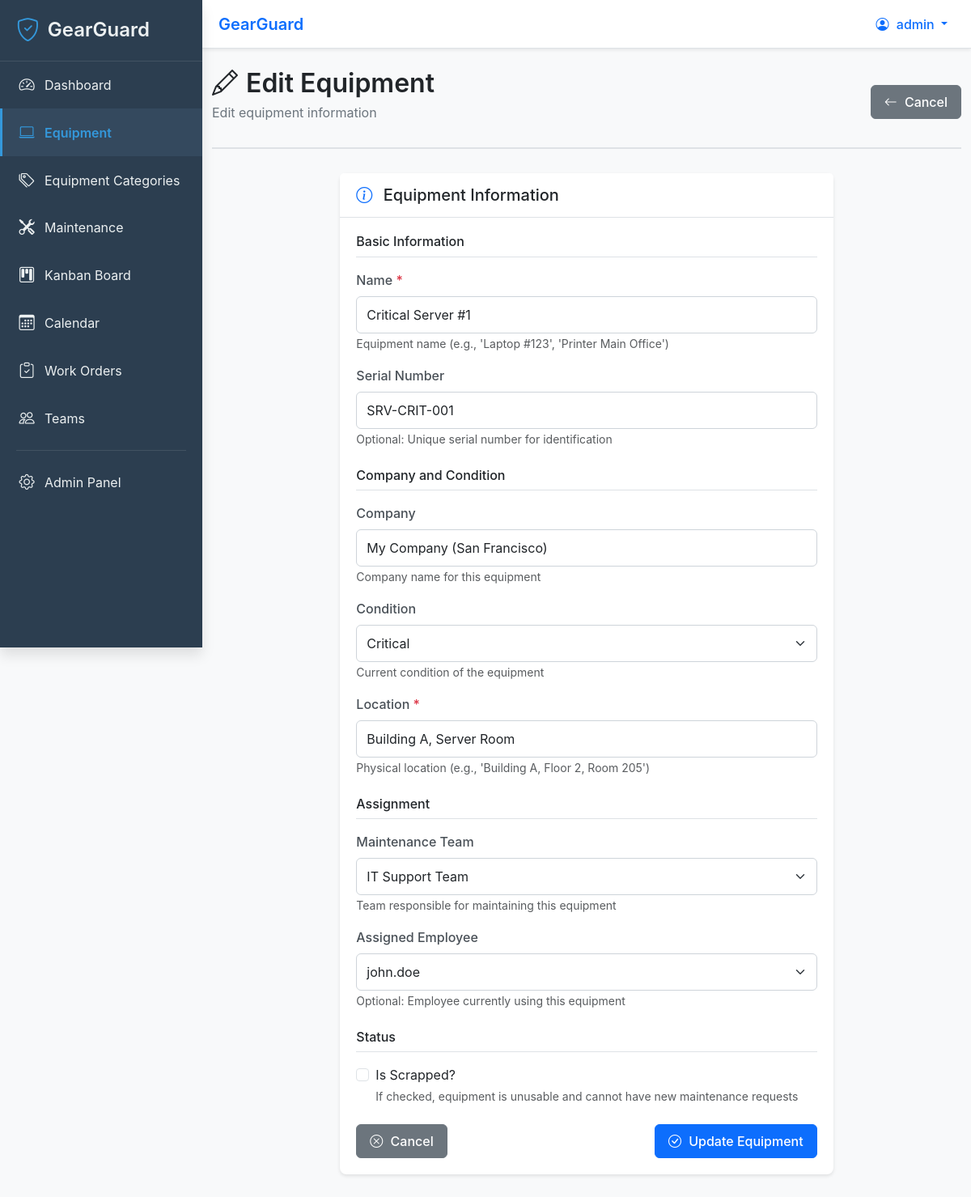
The page /equipment/9/edit/ (signed in) on the database its author committed.
### equipment/models.py (models this page shows, shortened)
class Equipment(models.Model):
    name = models.CharField(
        max_length=200,
        help_text="Equipment name (e.g., 'Laptop #123', 'Printer Main Office')"
    )
    """
    🔍 FIELD EXPLANATION: name
    - CharField = Text field
    - max_length=200 = Maximum 200 characters
    - Example: "Laptop #123", "Printer Main Office", "Delivery Van #5"
    - Used in: Equipment list, detail page, dropdown menus
    """
    serial_number = models.CharField(
        max_length=100,
        unique=True,
        blank=True,
        null=True,
        help_text="Unique serial number for identification"
    )
    """
    🔍 FIELD EXPLANATION: serial_number
    - CharField = Text field
    - unique=True = No two equipment can have the same serial number
    - blank=True, null=True = Optional field (some equipment might not have serial numbers)
    - Example: "SN123456789", "ABC-2024-001"
    - Used for: Tracking, warranty claims, inventory management
    """
    department = models.CharField(
        max_length=100,
        help_text="Department that owns this equipment (e.g., 'IT', 'Operations', 'Sales')"
    )
    """
    🔍 FIELD EXPLANATION: department
    - CharField = Text field
    - Example: "IT", "Operations", "Sales", "HR"
    - Used for: Filtering equipment by department, reports
    """
    location = models.CharField(
        max_length=200,
        help_text="Physical location (e.g., 'Building A, Floor 2, Room 205')"
    )
    """
    🔍 FIELD EXPLANATION: location
    - CharField = Text field
    - Example: "Building A, Floor 2, Room 205", "Warehouse", "Main Office"
    - Used for: Finding equipment, technician navigation, reports
    """
    category = models.ForeignKey(
        'EquipmentCategory',
        on_delete=models.SET_NULL,
        null=True,
        blank=True,
        related_name='equipment',
        help_text="Equipment category (e.g., Computers, Software, Monitors)"
    )
    company = models.CharField(
        max_length=200,
        default='My Company (San Francisco)',
        help_text="Company name for this equipment"
    )
    used_for = models.CharField(
        max_length=200,
        blank=True,
        help_text="What this equipment is used for"
    )
    acquisition_date = models.DateField(
        null=True,
        blank=True,
        help_text="Date when equipment was acquired"
    )
    condition = models.CharField(
        max_length=50,
        choices=[
            ('Excellent', 'Excellent'),
            ('Good', 'Good'),
            ('Fair', 'Fair'),
            ('Poor', 'Poor'),
            ('Critical', 'Critical'),
        ],
        default='Good',
        help_text="Current condition of the equipment"
    )
    has_work_order = models.BooleanField(
        default=False,
        help_text="Whether this equipment has an associated work order"
    )
    description = models.TextField(
        blank=True,
        help_text="Detailed description of the equipment"
    )
    maintenance_team = models.ForeignKey(
        MaintenanceTeam,
        on_delete=models.SET_NULL,
        null=True,
        blank=True,
        related_name='equipment',
        help_text="Team responsible for maintaining this equipment"
    )
    """
    🔍 FIELD EXPLANATION: maintenance_team
    - ForeignKey = Links to another model (MaintenanceTeam)
    - on_delete=models.SET_NULL = If team is deleted, set this field to NULL (don't delete equipment)
    - null=True, blank=True = Optional (equipment might not be assigned to a team yet)
    - related_name='equipment' = Access team's equipment with: team.equipment.all()

    🔍 RELATIONSHIP EXPLANATION:
    ForeignKey means:
    - One equipment belongs to ONE team (e.g., "Laptop #123" → "IT Support Team")
    - One team can have MANY equipment (e.g., "IT Support Team" has 50 laptops)

    🔍 HOW IT'S USED (AUTOMATION):
    - When user creates maintenance request and selects equipment
    - System automatically fills: request.maintenance_team = equipment.maintenance_team
    - This is the "auto-assign team" feature!
    """
    assigned_employee = models.ForeignKey(
        User,
        on_delete=models.SET_NULL,
        null=True,
        blank=True,
        related_name='assigned_equipment',
        help_text="Employee currently using this equipment (optional)"
    )
    """
    🔍 FIELD EXPLANATION: assigned_employee
    - ForeignKey = Links to User model
    - on_delete=models.SET_NULL = If user is deleted, set to NULL (don't delete equipment)
    - null=True, blank=True = Optional (equipment might not be assigned to anyone)
    - related_name='assigned_equipment' = Access user's equipment with: user.assigned_equipment.all()

    🔍 HOW IT'S USED:
    - Track who uses which equipment
    - "My Equipment" page: user.assigned_equipment.all()
    - When equipment breaks, notify assigned employee
    """
    is_scrapped = models.BooleanField(
        default=False,
        help_text="If True, equipment is unusable and cannot have new maintenance requests"
    )
    """
    🔍 FIELD EXPLANATION: is_scrapped
    - BooleanField = True or False
    - default=False = New equipment is not scrapped
    - Used for: Disabling equipment, preventing new requests

    🔍 HOW IT'S USED (AUTOMATION):
    - When maintenance request status = "Scrap"
    - System automatically sets: equipment.is_scrapped = True
    - Scrapped equipment is hidden from equipment list (or shown with warning)
    - Cannot create new requests for scrapped equipment
    """
    created_at = models.DateTimeField(auto_now_add=True)
    """
    🔍 FIELD EXPLANATION: created_at
    - DateTimeField = Stores date and time
    - auto_now_add=True = Set when equipment is created
    - Used for: Tracking when equipment was added to system
    """
    updated_at = models.DateTimeField(auto_now=True)
    """
    🔍 FIELD EXPLANATION: updated_at
    - DateTimeField = Stores date and time
    - auto_now=True = Updated every time equipment is saved
    - Used for: Tracking last modification
    """
    class Meta:
        ordering = ['-created_at']  # Newest equipment first
        verbose_name = 'Equipment'
        verbose_name_plural = 'Equipment'

### equipment/views.py (the view)
# urls.py: path('<int:pk>/edit/', views.equipment_edit, name='edit'),
@login_required
def equipment_edit(request, pk):
    equipment = get_object_or_404(Equipment, pk=pk)
    if request.method == 'POST':
        form = EquipmentForm(request.POST, instance=equipment)
        if form.is_valid():
            equipment = form.save()
            messages.success(request, f'Equipment "{equipment.name}" updated successfully!')
            return redirect('equipment:detail', pk=equipment.pk)
        else:
            messages.error(request, 'Please correct the errors below.')
    else:
        form = EquipmentForm(instance=equipment)
    context = {
        'form': form,
        'equipment': equipment,
        'title': 'Edit Equipment',
    }
    return render(request, 'equipment/form.html', context)

### templates/equipment/form.html (shortened to what this page needs)
{% extends 'base.html' %}
{% load static %}
{% block page_header %}
<div class="page-header">
    <div class="d-flex justify-content-between align-items-center">
        <div>
            <h1 class="page-title">
                <i class="bi bi-{% if equipment %}pencil{% else %}plus-circle{% endif %}"></i>
                {{ title }}
            </h1>
            <p class="page-subtitle">{% if equipment %}Edit equipment information{% else %}Add new equipment to the system{% endif %}</p>
        </div>
        <a href="{% if equipment %}{% url 'equipment:detail' equipment.pk %}{% else %}{% url 'equipment:list' %}{% endif %}"
           class="btn btn-secondary">
            <i class="bi bi-arrow-left"></i>
            Cancel
        </a>
    </div>
</div>
{% endblock %}
{% block content %}
<div class="row justify-content-center">
    <div class="col-md-8">
        <div class="card">
            <div class="card-header">
                <h5 class="mb-0">
                    <i class="bi bi-info-circle"></i>
                    Equipment Information
                </h5>
            </div>
            <div class="card-body">
                <form method="post" novalidate id="equipmentForm">
                    <div class="mb-4">
                        <h6 class="border-bottom pb-2 mb-3">Basic Information</h6>
                        <div class="mb-3">
                            <label for="{{ form.name.id_for_label }}" class="form-label">
                                {{ form.name.label }}
                                <span class="text-danger">*</span>
                            </label>
                            {{ form.name }}
                            {% if form.name.help_text %}
                                <small class="form-text text-muted">{{ form.name.help_text }}</small>
                            {% endif %}
                        </div>
                        <div class="mb-3">
                            <label for="{{ form.serial_number.id_for_label }}" class="form-label">
                                {{ form.serial_number.label }}
                            </label>
                            {{ form.serial_number }}
                            {% if form.serial_number.help_text %}
                                <small class="form-text text-muted">{{ form.serial_number.help_text }}</small>
                            {% endif %}
                        </div>
                    </div>
                    <div class="mb-4">
                        <h6 class="border-bottom pb-2 mb-3">Company and Condition</h6>
                        <div class="mb-3">
                            <label for="{{ form.company.id_for_label }}" class="form-label">
                                {{ form.company.label }}
                            </label>
                            {{ form.company }}
                            {% if form.company.help_text %}
                                <small class="form-text text-muted">{{ form.company.help_text }}</small>
                            {% endif %}
                        </div>
                        <div class="mb-3">
                            <label for="{{ form.condition.id_for_label }}" class="form-label">
                                {{ form.condition.label }}
                            </label>
                            {{ form.condition }}
                            {% if form.condition.help_text %}
                                <small class="form-text text-muted">{{ form.condition.help_text }}</small>
                            {% endif %}
                        </div>
                        <div class="mb-3">
                            <label for="{{ form.location.id_for_label }}" class="form-label">
                                {{ form.location.label }}
                                <span class="text-danger">*</span>
                            </label>
                            {{ form.location }}
                            {% if form.location.help_text %}
                                <small class="form-text text-muted">{{ form.location.help_text }}</small>
                            {% endif %}
                        </div>
                    </div>
                    <div class="mb-4">
                        <h6 class="border-bottom pb-2 mb-3">Assignment</h6>
                        <div class="mb-3">
                            <label for="{{ form.maintenance_team.id_for_label }}" class="form-label">
                                {{ form.maintenance_team.label }}
                            </label>
                            {{ form.maintenance_team }}
                            {% if form.maintenance_team.help_text %}
                                <small class="form-text text-muted">{{ form.maintenance_team.help_text }}</small>
                            {% endif %}
                        </div>
                        <div class="mb-3">
                            <label for="{{ form.assigned_employee.id_for_label }}" class="form-label">
                                {{ form.assigned_employee.label }}
                            </label>
                            {{ form.assigned_employee }}
                            {% if form.assigned_employee.help_text %}
                                <small class="form-text text-muted">{{ form.assigned_employee.help_text }}</small>
                            {% endif %}
                        </div>
                    </div>
                    <div class="mb-4">
                        <h6 class="border-bottom pb-2 mb-3">Status</h6>
                        <div class="form-check">
                            {{ form.is_scrapped }}
                            <label class="form-check-label" for="{{ form.is_scrapped.id_for_label }}">
                                {{ form.is_scrapped.label }}
                            </label>
                            {% if form.is_scrapped.help_text %}
                                <small class="form-text text-muted d-block">{{ form.is_scrapped.help_text }}</small>
                            {% endif %}
                        </div>
                    </div>
                    <div class="d-flex justify-content-between">
                        <a href="{% if equipment %}{% url 'equipment:detail' equipment.pk %}{% else %}{% url 'equipment:list' %}{% endif %}"
                           class="btn btn-secondary">
                            <i class="bi bi-x-circle"></i>
                            Cancel
                        </a>
                        <button type="submit" class="btn btn-primary">
                            <i class="bi bi-check-circle"></i>
                            {% if equipment %}Update Equipment{% else %}Create Equipment{% endif %}
                        </button>
                    </div>
                </form>
            </div>
        </div>
    </div>
</div>
{% endblock %}

### templates/includes/navbar.html (shortened to what this page needs)
<nav class="navbar navbar-expand-lg navbar-light bg-white shadow-sm">
    <div class="container-fluid">
        <span class="navbar-brand mb-0 h1 ms-2">
            {% block page_title %}{% block page_title_content %}GearGuard{% endblock %}{% endblock %}
        </span>
        <div class="ms-auto d-flex align-items-center">
            {% if user.is_authenticated %}
                <div class="dropdown">
                    <button class="btn btn-link text-decoration-none dropdown-toggle" type="button" id="userMenu" data-bs-toggle="dropdown" aria-expanded="false">
                        <i class="bi bi-person-circle"></i>
                        <span class="d-none d-md-inline">{{ user.get_full_name|default:user.username }}</span>
                    </button>
                </div>
            {% else %}
                <a href="{% url 'accounts:login' %}" class="btn btn-primary">
                    <i class="bi bi-box-arrow-in-right"></i> Login
                </a>
            {% endif %}
        </div>
    </div>
</nav>

### rows shown on the page
Equipment: name "Critical Server #1", serial_number "SRV-CRIT-001", company "My Company (San Francisco)", condition "Critical", location "Building A, Server Room", maintenance_team "IT Support Team", assigned_employee "john.doe"

### other values the page prints
{{ user.get_full_name|default:user.username }} "admin"
{{ title }} "Edit Equipment"
